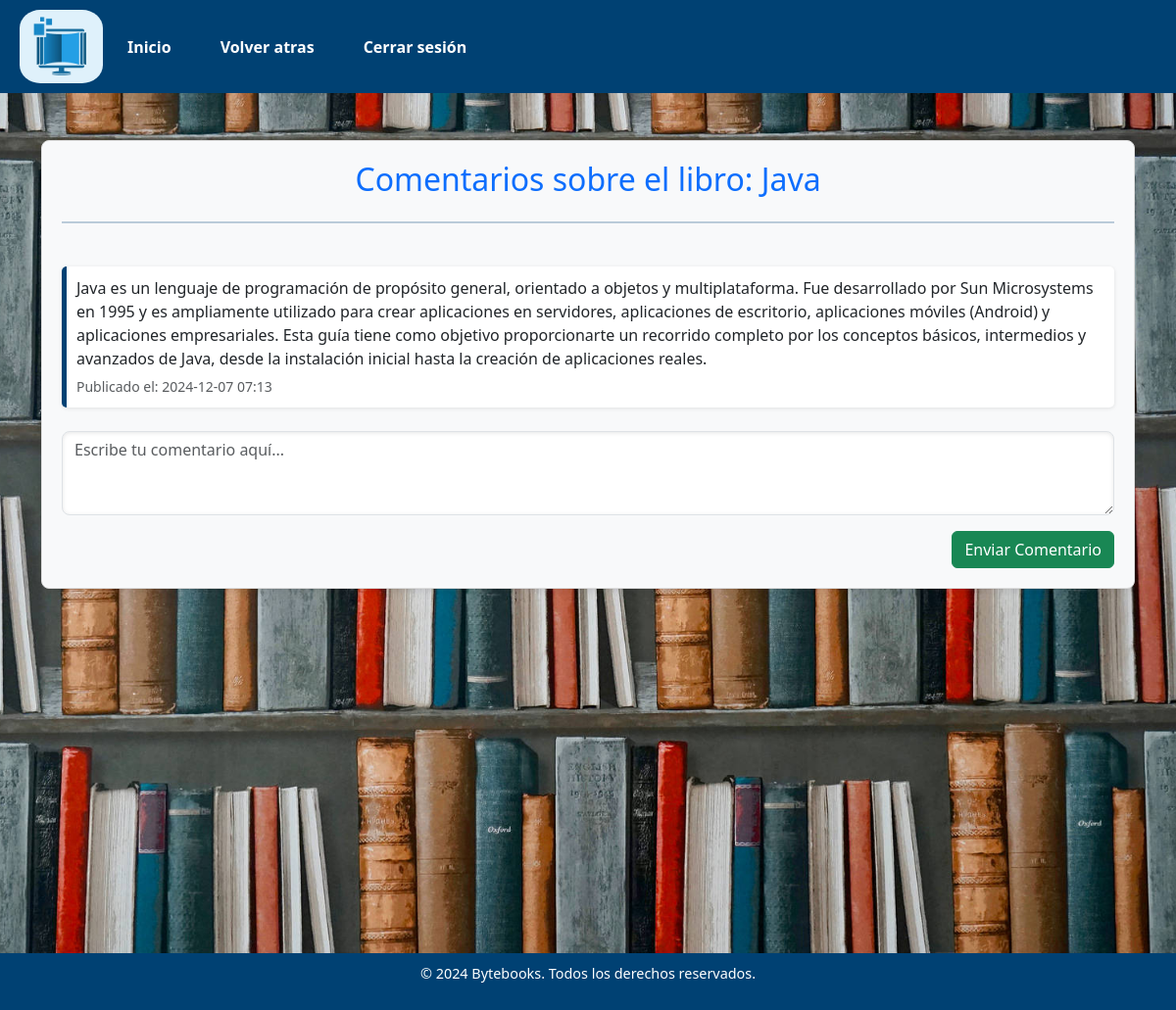
Page /user/view_comments/3 (signed in) on the committed database.
### models.py (models this page shows, shortened)
class Libro(db.Model):
    __tablename__ = 'libros'
    id_libro = db.Column(db.Integer, primary_key=True)  # ID único del libro
    nombre_libro = db.Column(db.String(30), nullable=False)  # Nombre del libro
    categoria = db.Column(db.String(30), nullable=False)  # Categoría del libro
    imagen = db.Column(db.String(60), nullable=False)  # Ruta de la imagen
    url = db.Column(db.String(100), nullable=False)  # URL del libro

class Comentario(db.Model):
    __tablename__ = 'comentarios'
    id_comentario = db.Column(db.Integer, primary_key=True)  # ID único del comentario
    id_libro = db.Column(db.Integer, db.ForeignKey('libros.id_libro'), nullable=False)  # Relación con el libro
    comentario = db.Column(db.Text, nullable=False)  # Contenido del comentario
    fecha_hora = db.Column(db.DateTime, nullable=False, default=datetime.now)  # Fecha y hora del comentario
    libro = db.relationship('Libro', backref='comentarios')  # Relación con el modelo Libro

### routes/user_routes.py (the view)
@user_bp.route('/view_comments/<int:libro_id>', methods=['GET'])
@user_required
def view_comments(libro_id):
    libro = Libro.query.get_or_404(libro_id)
    comentarios = Comentario.query.filter_by(id_libro=libro_id).all()
    return render_template('view_comments.html', libro=libro, comentarios=comentarios)

### routes/user_routes.py (called while the page is built)
def user_required(f):
    @wraps(f)
    def decorated_function(*args, **kwargs):
        if 'user_id' not in session:
            return redirect(url_for('byte.login'))  # Redirige al login si no está autenticado
        user = Usuario.query.get(session['user_id'])
        if not user or user.is_admin:
            return redirect(url_for('admin.dashboard'))
        return f(*args, **kwargs)
    return decorated_function

### templates/user/view_comments.html (shortened to what this page needs)
<!DOCTYPE html>
<html lang="es">
<head>
    <link href="https://cdn.jsdelivr.net/npm/bootstrap@5.3.2/dist/css/bootstrap.min.css" rel="stylesheet">
</head>
<body>
    {% include 'user/comments_Cabecera.html' %}
    <div class="content container mt-5">
        <div class="bg-comments">
            <h2 class="text-center text-primary mb-4">Comentarios sobre el libro: {{ libro.nombre_libro }}</h2>
            <hr>
            <br>
            <div class="comments-section mb-4">
                {% for comentario in comentarios %}
                <div class="comment-box">
                    <p class="mb-1">{{ comentario.comentario }}</p>
                    <small class="text-muted">Publicado el: {{ comentario.fecha_hora.strftime('%Y-%m-%d %H:%M') }}</small>
                </div>
                {% else %}
                <div class="comment-box text-center">
                    <p class="text-muted">No hay comentarios para este libro.</p>
                </div>
                {% endfor %}
            </div>
            <div class="comment-form mt-3">
                <form action="{{ url_for('user.add_comment', libro_id=libro.id_libro) }}" method="POST">
                    <div class="mb-3">
                        <textarea class="form-control" name="comentario" placeholder="Escribe tu comentario aquí..." rows="3" required></textarea>
                    </div>
                    <div class="d-flex justify-content-end">
                        <button type="submit" class="btn btn-success">Enviar Comentario</button>
                    </div>
                </form>
            </div>
        </div>
    </div>
    {% include 'user/Pie.html' %}
</body>
</html>

### templates/user/view_comments.html (style rules this page uses)
body { background-image: url('/static/images/Fondo.jpg'); background-size: cover; background-repeat: no-repeat; background-position: center; margin: 0; padding: 0; }
.content { min-height: 100vh; display: flex; flex-direction: column; justify-content: flex-start; }
.bg-comments { background-color: #f8f9fa; border: 1px solid #ddd; border-radius: 8px; box-shadow: 0 2px 8px rgba(0, 0, 0, 0.1); padding: 20px; margin-bottom: 30px; }
.comment-box { margin-bottom: 10px; padding: 10px; border-left: 5px solid #004173; background-color: #ffffff; border-radius: 5px; box-shadow: 0 1px 4px rgba(0, 0, 0, 0.1); }
.form-control { border-radius: 8px; box-shadow: inset 0 1px 4px rgba(0, 0, 0, 0.1); }
hr { border: none; height: 2px; background-color: #004173; margin-bottom: 20px; }

### templates/user/comments_Cabecera.html (style rules this page uses)
html, body { margin: 0; padding: 0; }

### rows in the picture
Libro: nombre_libro "Java"
Comentario: comentario "Java es un lenguaje de programación de propósito general, orientado a objetos y multiplataforma. Fue desarrollado por Sun Microsystems en 1995 y es ampliamente utilizado para crear aplicaciones en servidores, aplicaciones de escritorio, aplicaciones móviles (Android) y aplicaciones empresariales. Esta guía tiene como objetivo proporcionarte un recorrido completo por los conceptos básicos, intermedios y avanzados de Java, desde la instalación inicial hasta la creación de aplicaciones reales.", fecha_hora "2024-12-07 07:13"
